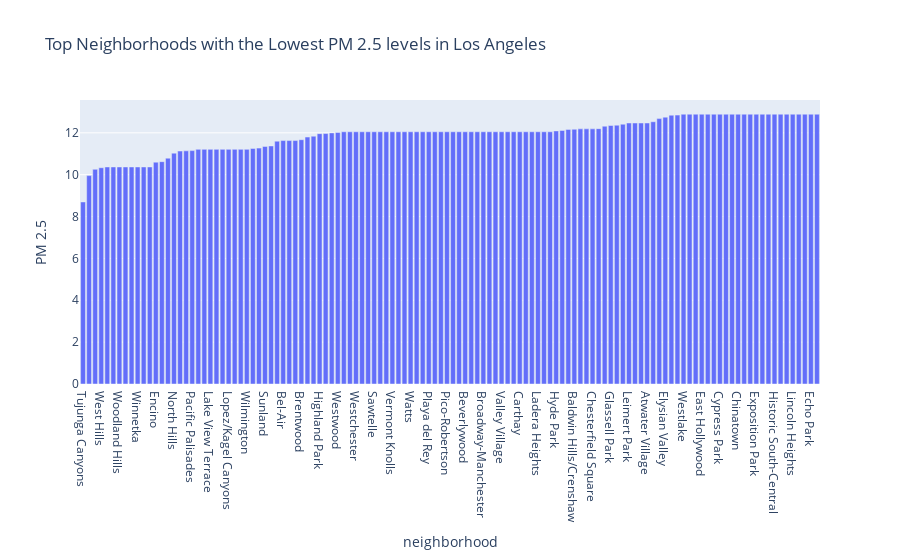

The code cell stored with this chart in its notebook:
### Code cell
#plotting it onto a plotly bar graph
fig1= px.bar(sort3,
       x='neighborhood',
       y='pm25',
       title='Top Neighborhoods with the Lowest PM 2.5 levels in Los Angeles',
       labels={'neighborhood':'neighborhood','pm25':'PM 2.5'}
      )
fig1.show()

### Figure 1 — Plotly figure (JSON) as saved in the notebook; plotly's stock layout.template omitted (floating-point values rounded to 4 significant figures)
{"data": [{"alignmentgroup": "True", "hovertemplate": "neighborhood=%{x}<br>PM 2.5=%{y}<extra></extra>", "legendgroup": "", "marker": {"color": "#636efa"}, "name": "", "offsetgroup": "", "orientation": "v", "showlegend": false, "textposition": "auto", "type": "bar", "x": ["Tujunga Canyons", "Chatsworth Reservoir", "Chatsworth", "West Hills", "Lake Balboa", "Porter Ranch", "Woodland Hills", "Tarzana", "Reseda", "Winnetka", "Northridge", "Canoga Park", "Encino", "Granada Hills", "Sepulveda Basin", "North Hills", "Van Nuys", "Sylmar", "Pacific Palisades", "Tujunga", "San Fernando", "Lake View Terrace", "Arleta", "Mission Hills", "Lopez/Kagel Canyons", "Panorama City", "San Pedro", "Wilmington", "Pacoima", "Harbor City", "Sunland", "Sherman Oaks", "Valley Glen", "Bel-Air", "Beverly Crest", "Hansen Dam", "Brentwood", "Shadow Hills", "Eagle Rock", "Highland Park", "Sun Valley", "Harbor Gateway", "Westwood", "Studio City", "Vermont Vista", "Westchester", "Palms", "Beverly Grove", "Sawtelle", "Mar Vista", "Del Rey", "Vermont Knolls", "Green Meadows", "Venice", "Watts", "Fairfax", "Rancho Park", "Playa del Rey", "Playa Vista", "Florence-Firestone", "Pico-Robertson", "Gardena", "Beverly Hills", "Beverlywood", "Gramercy Park", "Veterans Administration", "Broadway-Manchester", "Hollywood Hills West", "Century City", "Valley Village", "Manchester Square", "Harvard Park", "Carthay", "West Los Angeles", "Cheviot Hills", "Ladera Heights", "Toluca Lake", "North Hollywood", "Hyde Park", "Florence", "El Sereno", "Baldwin Hills/Crenshaw", "Hollywood Hills", "West Adams", "Chesterfield Square", "Mid-City", "Mid-Wilshire", "Glassell Park", "Vermont-Slauson", "Hollywood", "Leimert Park", "Griffith Park", "Hancock Park", "Atwater Village", "Montecito Heights", "Mount Washington", "Elysian Valley", "Vermont Square", "Central-Alameda", "Westlake", "Koreatown", "Boyle Heights", "East Hollywood", "Downtown", "Pico-Union", "Cypress Park", "Arlington Heights", "Windsor Square", "Chinatown", "Silver Lake", "Elysian Park", "Exposition Park", "Harvard Heights", "University Park", "Historic South-Central", "Jefferson Park", "Larchmont", "Lincoln Heights", "Los Feliz", "South Park", "Echo Park", "Adams-Normandie"], "xaxis": "x", "y": [8.698, 9.955, 10.26, 10.33, 10.37, 10.37, 10.37, 10.37, 10.37, 10.37, 10.37, 10.37, 10.6, 10.62, 10.79, 11.03, 11.13, 11.14, 11.15, 11.21, 11.21, 11.21, 11.21, 11.21, 11.21, 11.21, 11.21, 11.21, 11.25, 11.27, 11.35, 11.37, 11.6, 11.63, 11.63, 11.63, 11.67, 11.8, 11.84, 11.96, 11.97, 12.0, 12.02, 12.05, 12.05, 12.05, 12.05, 12.05, 12.05, 12.05, 12.05, 12.05, 12.05, 12.05, 12.05, 12.05, 12.05, 12.05, 12.05, 12.05, 12.05, 12.05, 12.05, 12.05, 12.05, 12.05, 12.05, 12.05, 12.05, 12.05, 12.05, 12.05, 12.05, 12.05, 12.05, 12.05, 12.05, 12.05, 12.09, 12.11, 12.16, 12.17, 12.19, 12.19, 12.19, 12.2, 12.32, 12.35, 12.36, 12.41, 12.47, 12.47, 12.47, 12.47, 12.53, 12.68, 12.75, 12.84, 12.85, 12.89, 12.89, 12.89, 12.89, 12.89, 12.89, 12.89, 12.89, 12.89, 12.89, 12.89, 12.89, 12.89, 12.89, 12.89, 12.89, 12.89, 12.89, 12.89, 12.89, 12.89, 12.89, 12.89], "yaxis": "y"}], "layout": {"barmode": "relative", "legend": {"tracegroupgap": 0}, "title": {"text": "Top Neighborhoods with the Lowest PM 2.5 levels in Los Angeles"}, "xaxis": {"anchor": "y", "domain": [0, 1], "title": {"text": "neighborhood"}}, "yaxis": {"anchor": "x", "domain": [0, 1], "title": {"text": "PM 2.5"}}}}
